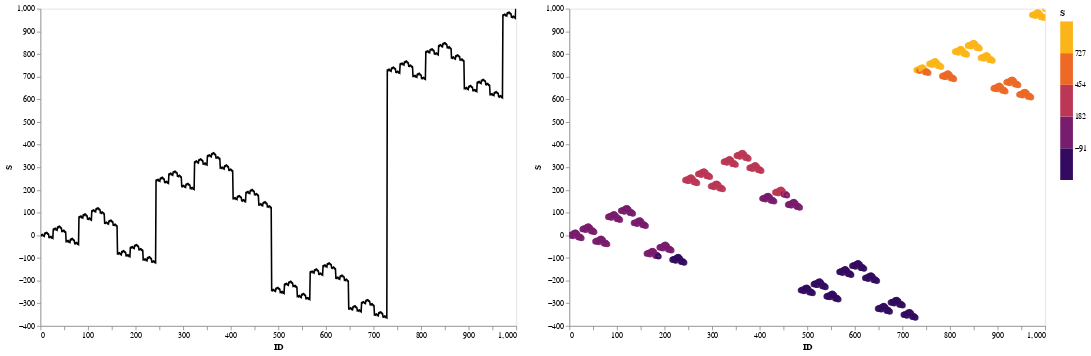

Write notebook code for a chart like this one.
### Markdown cell above
Play with different types of marks (e.g: area, line, circle), and see what changes.
Also, play with the colors.

### Code cell
bt |> vl"""
{
"hconcat":[{

  "selection": {
    "grid": {
      "type": "interval", "bind": "scales"
    }},
  "mark": "line",
  "width": 600,
  "height": 400,
  "encoding": {
    "x": {"field": "ID", "type": "quantitative", "axis": {"grid":false}},
    "y": {"field": "S", "type": "quantitative", "axis":{"grid":false}},
    "color": {
      "value": "black"
    }
  }

},
{
  "selection": {
    "grid": {
      "type": "interval", "bind": "scales"
    }},
  "mark": "point",
  "width": 600,
  "height": 400,
  "encoding": {
    "x": {"field": "ID", "type": "quantitative", "axis": {"grid":false}},
    "y": {"field": "S", "type": "quantitative", "axis":{"grid":false}},
    "color": {
      "field": "S", "type":"quantitative",
      "scale": {"type": "quantize","zero": true,"scheme": "inferno"}
    }
  }
}
]
}
"""

### Figure 1 — Vega-Lite specification as saved in the notebook (floating-point values rounded to 4 significant figures; data arrays with more than 128 entries replaced by an {"elided": "..."} marker saying what was removed)
{"data": {"values": {"elided": "1000 records"}}, "hconcat": [{"encoding": {"color": {"value": "black"}, "x": {"axis": {"grid": false}, "field": "ID", "type": "quantitative"}, "y": {"axis": {"grid": false}, "field": "S", "type": "quantitative"}}, "height": 400, "mark": "line", "selection": {"grid": {"bind": "scales", "type": "interval"}}, "width": 600}, {"encoding": {"color": {"field": "S", "scale": {"scheme": "inferno", "type": "quantize", "zero": true}, "type": "quantitative"}, "x": {"axis": {"grid": false}, "field": "ID", "type": "quantitative"}, "y": {"axis": {"grid": false}, "field": "S", "type": "quantitative"}}, "height": 400, "mark": "point", "selection": {"grid": {"bind": "scales", "type": "interval"}}, "width": 600}]}
